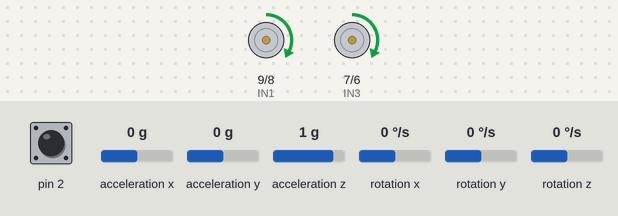
The sketch below on a simulated Arduino Uno, built with avr-gcc and run on an emulated ATmega328P. Parts: motor-driver pin pairs drawn as motors (green arrow = first pin HIGH = forward, orange = second pin HIGH = backward, longer = more drive, scaled by the enable pin). The inputs (shaded band) are chosen by the test bench; at power-on: rotation z 0 °/s, pin 2 HIGH, acceleration x 0 g, acceleration y 0 g, acceleration z 1 g, rotation x 0 °/s, rotation y 0 °/s. What the sketch prints to the serial monitor is not drawn.

Above: at 9.3 s.
9.4 s: rotation z set to -192 °/s
At 12.0 s:
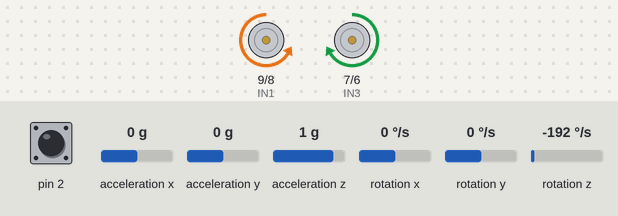
12.4 s: rotation z set to 92 °/s
15.4 s: rotation z set to 100 °/s
18.4 s: rotation z set to 0 °/s
At 18.4 s:
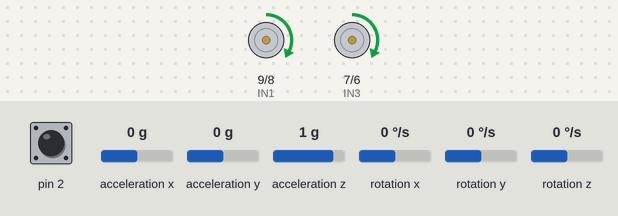
19.9 s: rotation z set to 192 °/s
At 22.5 s:
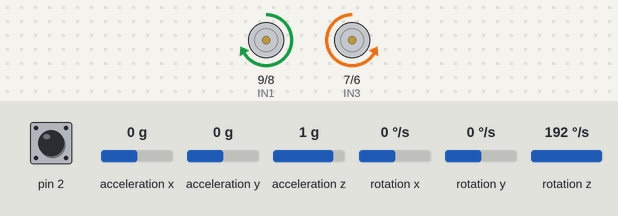
22.9 s: rotation z set to -100 °/s
At 26.34 s:
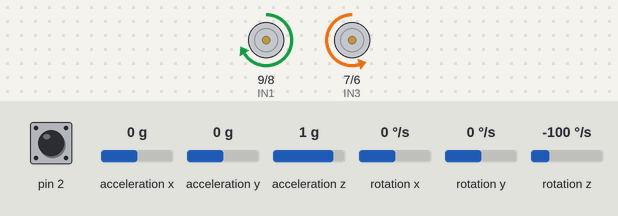
Timing chart, 0 to 29.5 s (numbered marks = the images above; inputs shaded):
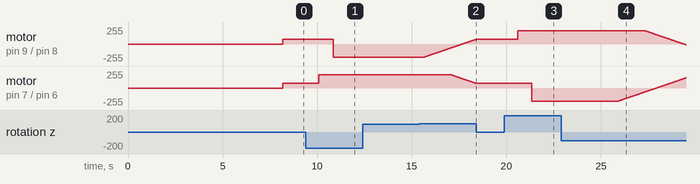

The sketch:

Drive_For_X_Meters.ino
```cpp
#include <Wire.h> // Import (include) the Wire library
#include <MPU6050_tockn.h> // Import (include) the MPU6050_tockn library (install it if it is not already installed)

MPU6050 mpu6050(Wire); // Create an instance of MPU6050 and give it a custom name (mpu6050 in this case). Pass Wire as a parameter to this instance
const int DO = 0; /* Specify the pin number for the digital output (DO) pin of the FC-03. This pin SHOULD be connected to an interrupt
pin. The arduino uno has two (2) interrupt pins; Interrupt Pin 0 (Pin 2) and Interrupt Pin 1 (Pin 3). We choose to use Interrupt Pin 0 */

const int ENA = 11;
const int ENB = 10;
const int IN1 = 9;
const int IN2 = 8;
const int IN3 = 7;
const int IN4 = 6;

const int numberOfSlots = 20; // Our wheel encoder disk has twenty (20) slots

const float WHEEL_DIAMETER = 6.60; // Wheel diamter is 6.60cm
const float distanceCalibration = 1.248;

const float distancePerTick = (PI * WHEEL_DIAMETER/numberOfSlots) * distanceCalibration; // Pretty obvious...duh

float angle_offset = 0;

volatile float distanceTravelled = 0; /* Variable that stores the distance travelled. This variable is "volatile" because its
value can change spontaneously (even in the middle of running a line of code) */

volatile boolean isTurning = false;

const int SPEED = 70; // We will be driving at 70 (out of 255)

int numberOfTurns = 0;
unsigned long startTime;

void setup()
{
  // put your setup code here, to run once:

  // Define Pin Modes
  pinMode (ENA, OUTPUT);
  pinMode (ENB, OUTPUT);
  pinMode (IN1, OUTPUT);
  pinMode (IN2, OUTPUT);
  pinMode (IN3, OUTPUT);
  pinMode (IN4, OUTPUT);

  pinMode (2, INPUT_PULLUP);

  /* Attach the DO pin to the interrupt pin (Pin 2 (0) in this case).
   *  The attachInterrupt() function takes three(3) parameters:
   *  The interrupt pin number (Pin 2(0) in this case),
   *  The function to be called when the encoder "ticks" (in this case the pulse() function is called), and
   *  A mode (in this case the mode is RISING. This specifies that interrupt should be triggered when
   *  the pin value goes from LOW to HIGH. Other flags exist like: CHANGE
   *  (triggers interrupt when the pin goes from low to high or high to low),
   *  FALLING (triggers interrupt when the pin goes from high to low), etc
   */
  attachInterrupt(DO, pulse, RISING);

  Serial.begin (9600);

  // Uncomment the next two lines if you have a functioning bluetooth sensor
  // while (!Serial.available());
  // Serial.println("Connected!");
  Wire.begin();
  mpu6050.begin();

  mpu6050.calcGyroOffsets(true); /* This calculates the offset values of the gyroscope. When this function is called with (true) as
  is the case here, you can see state of calculating calibration in the serial monitor */


/* We want to calculate the angular offset of our robot so we get the average of
 *  100 "Z" angle readings
 */
for (int i = 0; i < 100;i++)
{
  mpu6050.update();
  angle_offset += mpu6050.getAngleZ();
}

  angle_offset = angle_offset/100.00;  // Calculating the average as explained above

  Serial.println(angle_offset);
  delay(5000);
  Serial.println("Starting...");
  startTime = millis();
}

void loop()
{
  // put your main code here, to run repeatedly:

  if (distanceTravelled >= 100) // After travelling 100cm (1m) in one direction
  {
    stopNow();
    Serial.print ("Robot moved ");
    Serial.print (distanceTravelled);
    Serial.println ("cm"); // Print your distance to the serial monitor
    Serial.print("Travel time: ");
    Serial.print((millis() - startTime));
    Serial.println("milliseconds");
    Serial.print("Average Speed (cm/ms): ");
    Serial.println(distanceTravelled / (millis() - startTime));
    while (true); // Freeze the program at this point
  }

  else
  {
    driveStraight(0);
  }
}

/*
 * Function to get angular position from the IMU
 */
float getAngle()
{
  mpu6050.update(); // You must update() before getting any data from the MPU-6050

  float theta = mpu6050.getAngleZ()- angle_offset; // Subtract the angle_offset (error) from our angular measurement

  return theta;
}

/*
 * Function to drive forward
 */
void goForward()
{
  analogWrite(ENA, SPEED);
  analogWrite(ENB, SPEED);

  digitalWrite(IN1, HIGH);
  digitalWrite(IN2, LOW);

  digitalWrite(IN3, HIGH);
  digitalWrite(IN4, LOW);
}

/*
 * Function to turn right
 */
void turnRight()
{
  analogWrite(ENA, SPEED);
  analogWrite(ENB, SPEED);

  digitalWrite(IN1, HIGH);
  digitalWrite(IN2, LOW);

  digitalWrite(IN3, LOW);
  digitalWrite(IN4, HIGH);
}

/*
 * Function to turn left
 */
void turnLeft()
{
  analogWrite(ENA, SPEED);
  analogWrite(ENB, SPEED);

  digitalWrite(IN1, LOW);
  digitalWrite(IN2, HIGH);

  digitalWrite(IN3, HIGH);
  digitalWrite(IN4, LOW);
}

/*
 * Function to drive straight at a desired angle
 */
void driveStraight(float desired_angle)
{
  float error = getAngle() - desired_angle;
  float k = 1;
  float action = k * error;

  int leftSpeed = constrain(SPEED - int(round(action)), -200, 200);
  int rightSpeed = constrain(SPEED + int(round(action)), -200, 200);

  analogWrite(ENA, abs(rightSpeed));
  analogWrite(ENB, abs(leftSpeed));

  if (rightSpeed < 0)
  {
    digitalWrite(IN1, LOW);
    digitalWrite(IN2, HIGH);
  }
  else
  {
    digitalWrite(IN1, HIGH);
    digitalWrite(IN2, LOW);
  }

  if (leftSpeed < 0)
  {
    digitalWrite(IN3, LOW);
    digitalWrite(IN4, HIGH);
  }
  else
  {
    digitalWrite(IN3, HIGH);
    digitalWrite(IN4, LOW);
  }

}

/*
 * Function to stop the robot
 */
void stopNow()
{
  analogWrite(ENA, 0);
  analogWrite(ENB, 0);

  digitalWrite(IN1, LOW);
  digitalWrite(IN2, LOW);

  digitalWrite(IN3, LOW);
  digitalWrite(IN4, LOW);
}

/*
 * Function called each time the encoder "ticks"
 */
void pulse()
{
  if (isTurning)
  {
    return;
  }
  distanceTravelled += distancePerTick;
}
```

Measured:
- after the input at 9.4 s, motor on pin 9 (IN1) / pin 8 (IN2): forward 70/255 → backward 200/255 after 1.4 s; motor on pin 7 (IN3) / pin 6 (IN4): forward 70/255 → forward 200/255 after 0.69 s
- after the input at 12.4 s, every drawn part: stays the same
- after the input at 18.4 s, motor on pin 9 (IN1) / pin 8 (IN2): stays forward 70/255 (without the input it goes to forward 71/255 after 0.01 s); motor on pin 7 (IN3) / pin 6 (IN4): stays forward 70/255 (without the input it goes to forward 69/255 after 0.01 s)
- after the input at 19.9 s, motor on pin 9 (IN1) / pin 8 (IN2): forward 70/255 → forward 200/255 after 0.70 s; motor on pin 7 (IN3) / pin 6 (IN4): forward 70/255 → backward 200/255 after 1.4 s
- after the input at 22.9 s, motor on pin 9 (IN1) / pin 8 (IN2): moves from forward 200/255 to backward 12/255 over 2.2 s, starting after 4.4 s; motor on pin 7 (IN3) / pin 6 (IN4): moves from backward 200/255 to forward 152/255 over 3.6 s, starting after 3.0 s
